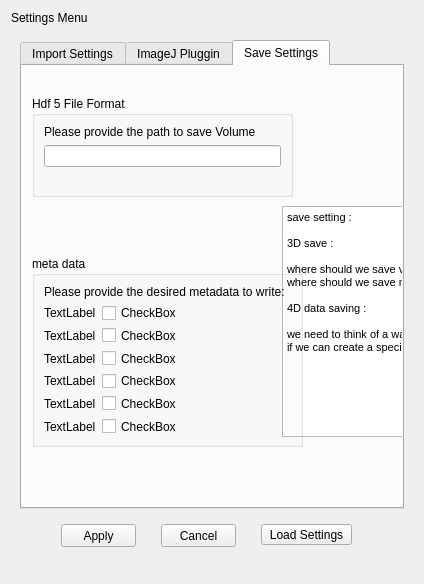
<?xml version="1.0" encoding="UTF-8"?>
<ui version="4.0">
 <class>SettingsWidget</class>
 <widget class="QWidget" name="SettingsWidget">
  <property name="geometry">
   <rect>
    <x>0</x>
    <y>0</y>
    <width>424</width>
    <height>584</height>
   </rect>
  </property>
  <property name="windowTitle">
   <string>Form</string>
  </property>
  <layout class="QVBoxLayout" name="verticalLayout" stretch="0,10,1">
   <item>
    <widget class="QLabel" name="label">
     <property name="text">
      <string>Settings Menu</string>
     </property>
    </widget>
   </item>
   <item>
    <widget class="QWidget" name="widget" native="true">
     <layout class="QVBoxLayout" name="verticalLayout_2">
      <item>
       <widget class="QTabWidget" name="tabWidget">
        <property name="currentIndex">
         <number>2</number>
        </property>
        <widget class="QWidget" name="tab_Import">
         <attribute name="title">
          <string>Import Settings</string>
         </attribute>
         <widget class="QTextEdit" name="textEdit">
          <property name="geometry">
           <rect>
            <x>380</x>
            <y>50</y>
            <width>321</width>
            <height>161</height>
           </rect>
          </property>
          <property name="html">
           <string>&lt;!DOCTYPE HTML PUBLIC &quot;-//W3C//DTD HTML 4.0//EN&quot; &quot;http://www.w3.org/TR/REC-html40/strict.dtd&quot;&gt;
&lt;html&gt;&lt;head&gt;&lt;meta name=&quot;qrichtext&quot; content=&quot;1&quot; /&gt;&lt;style type=&quot;text/css&quot;&gt;
p, li { white-space: pre-wrap; }
&lt;/style&gt;&lt;/head&gt;&lt;body style=&quot; font-family:'MS Shell Dlg 2'; font-size:8.25pt; font-weight:400; font-style:normal;&quot;&gt;
&lt;p style=&quot; margin-top:0px; margin-bottom:0px; margin-left:0px; margin-right:0px; -qt-block-indent:0; text-indent:0px;&quot;&gt;this section needs to be field with : &lt;/p&gt;
&lt;p style=&quot;-qt-paragraph-type:empty; margin-top:0px; margin-bottom:0px; margin-left:0px; margin-right:0px; -qt-block-indent:0; text-indent:0px;&quot;&gt;&lt;br /&gt;&lt;/p&gt;
&lt;p style=&quot; margin-top:0px; margin-bottom:0px; margin-left:0px; margin-right:0px; -qt-block-indent:0; text-indent:0px;&quot;&gt;if the hdf5 file contains speed W or not (*check box )&lt;/p&gt;
&lt;p style=&quot; margin-top:0px; margin-bottom:0px; margin-left:0px; margin-right:0px; -qt-block-indent:0; text-indent:0px;&quot;&gt;if it does, then where is the path to the data ? &lt;/p&gt;
&lt;p style=&quot;-qt-paragraph-type:empty; margin-top:0px; margin-bottom:0px; margin-left:0px; margin-right:0px; -qt-block-indent:0; text-indent:0px;&quot;&gt;&lt;br /&gt;&lt;/p&gt;
&lt;p style=&quot; margin-top:0px; margin-bottom:0px; margin-left:0px; margin-right:0px; -qt-block-indent:0; text-indent:0px;&quot;&gt;where are the projections stored ? (path in hdf5 file) &lt;/p&gt;&lt;/body&gt;&lt;/html&gt;</string>
          </property>
         </widget>
         <widget class="QPushButton" name="btn_import_load">
          <property name="geometry">
           <rect>
            <x>40</x>
            <y>300</y>
            <width>75</width>
            <height>23</height>
           </rect>
          </property>
          <property name="text">
           <string>load settings </string>
          </property>
         </widget>
         <widget class="QGroupBox" name="groupBox">
          <property name="geometry">
           <rect>
            <x>20</x>
            <y>50</y>
            <width>264</width>
            <height>114</height>
           </rect>
          </property>
          <property name="title">
           <string>Rotation speed </string>
          </property>
          <layout class="QFormLayout" name="formLayout">
           <item row="0" column="0" colspan="2">
            <widget class="QLabel" name="label_3">
             <property name="text">
              <string>does hdf5 file contain rotation speed data ? </string>
             </property>
            </widget>
           </item>
           <item row="1" column="0">
            <widget class="QRadioButton" name="radio_rotation_data_yes">
             <property name="text">
              <string>yes</string>
             </property>
            </widget>
           </item>
           <item row="1" column="1">
            <widget class="QRadioButton" name="radio_rotation_data_yes_2">
             <property name="text">
              <string>No</string>
             </property>
            </widget>
           </item>
           <item row="2" column="0" colspan="2">
            <widget class="QLabel" name="label_4">
             <property name="text">
              <string>please provide the path to the rotation speed data</string>
             </property>
            </widget>
           </item>
           <item row="3" column="0" colspan="2">
            <widget class="QLineEdit" name="txt_rotation_data_path"/>
           </item>
          </layout>
         </widget>
         <widget class="QGroupBox" name="groupBox_2">
          <property name="geometry">
           <rect>
            <x>20</x>
            <y>190</y>
            <width>264</width>
            <height>91</height>
           </rect>
          </property>
          <property name="title">
           <string>Projection data</string>
          </property>
          <layout class="QFormLayout" name="formLayout_2">
           <item row="0" column="0" colspan="2">
            <widget class="QLabel" name="label_6">
             <property name="text">
              <string>please provide the path to the projection data</string>
             </property>
            </widget>
           </item>
           <item row="1" column="0" colspan="2">
            <widget class="QLineEdit" name="txt_projection_data_path"/>
           </item>
          </layout>
         </widget>
        </widget>
        <widget class="QWidget" name="tab_ImageJ">
         <attribute name="title">
          <string>ImageJ Pluggin</string>
         </attribute>
         <layout class="QVBoxLayout" name="verticalLayout_3">
          <item>
           <widget class="QGroupBox" name="groupBox_3">
            <property name="title">
             <string>GroupBox</string>
            </property>
            <layout class="QFormLayout" name="formLayout_3">
             <item row="0" column="0">
              <widget class="QLabel" name="label_5">
               <property name="text">
                <string>EPICS channel Name :</string>
               </property>
              </widget>
             </item>
             <item row="0" column="1">
              <widget class="QLineEdit" name="txt_epics_channel_name"/>
             </item>
            </layout>
           </widget>
          </item>
          <item>
           <widget class="QPushButton" name="btn_connect">
            <property name="text">
             <string>Connect</string>
            </property>
           </widget>
          </item>
         </layout>
        </widget>
        <widget class="QWidget" name="tab">
         <attribute name="title">
          <string>Save Settings</string>
         </attribute>
         <widget class="QTextEdit" name="textEdit_2">
          <property name="geometry">
           <rect>
            <x>260</x>
            <y>140</y>
            <width>301</width>
            <height>231</height>
           </rect>
          </property>
          <property name="html">
           <string>&lt;!DOCTYPE HTML PUBLIC &quot;-//W3C//DTD HTML 4.0//EN&quot; &quot;http://www.w3.org/TR/REC-html40/strict.dtd&quot;&gt;
&lt;html&gt;&lt;head&gt;&lt;meta name=&quot;qrichtext&quot; content=&quot;1&quot; /&gt;&lt;style type=&quot;text/css&quot;&gt;
p, li { white-space: pre-wrap; }
&lt;/style&gt;&lt;/head&gt;&lt;body style=&quot; font-family:'MS Shell Dlg 2'; font-size:8.25pt; font-weight:400; font-style:normal;&quot;&gt;
&lt;p style=&quot; margin-top:0px; margin-bottom:0px; margin-left:0px; margin-right:0px; -qt-block-indent:0; text-indent:0px;&quot;&gt;save setting : &lt;/p&gt;
&lt;p style=&quot;-qt-paragraph-type:empty; margin-top:0px; margin-bottom:0px; margin-left:0px; margin-right:0px; -qt-block-indent:0; text-indent:0px;&quot;&gt;&lt;br /&gt;&lt;/p&gt;
&lt;p style=&quot; margin-top:0px; margin-bottom:0px; margin-left:0px; margin-right:0px; -qt-block-indent:0; text-indent:0px;&quot;&gt;3D save : &lt;/p&gt;
&lt;p style=&quot;-qt-paragraph-type:empty; margin-top:0px; margin-bottom:0px; margin-left:0px; margin-right:0px; -qt-block-indent:0; text-indent:0px;&quot;&gt;&lt;br /&gt;&lt;/p&gt;
&lt;p style=&quot; margin-top:0px; margin-bottom:0px; margin-left:0px; margin-right:0px; -qt-block-indent:0; text-indent:0px;&quot;&gt;where should we save volume, &lt;/p&gt;
&lt;p style=&quot; margin-top:0px; margin-bottom:0px; margin-left:0px; margin-right:0px; -qt-block-indent:0; text-indent:0px;&quot;&gt;where should we save metadata  ? (path to hdf5 file )&lt;/p&gt;
&lt;p style=&quot;-qt-paragraph-type:empty; margin-top:0px; margin-bottom:0px; margin-left:0px; margin-right:0px; -qt-block-indent:0; text-indent:0px;&quot;&gt;&lt;br /&gt;&lt;/p&gt;
&lt;p style=&quot; margin-top:0px; margin-bottom:0px; margin-left:0px; margin-right:0px; -qt-block-indent:0; text-indent:0px;&quot;&gt;4D data saving : &lt;/p&gt;
&lt;p style=&quot;-qt-paragraph-type:empty; margin-top:0px; margin-bottom:0px; margin-left:0px; margin-right:0px; -qt-block-indent:0; text-indent:0px;&quot;&gt;&lt;br /&gt;&lt;/p&gt;
&lt;p style=&quot; margin-top:0px; margin-bottom:0px; margin-left:0px; margin-right:0px; -qt-block-indent:0; text-indent:0px;&quot;&gt;we need to think of a way for this . how to link datasets . or if we can create a special kind of data set &lt;/p&gt;
&lt;p style=&quot;-qt-paragraph-type:empty; margin-top:0px; margin-bottom:0px; margin-left:0px; margin-right:0px; -qt-block-indent:0; text-indent:0px;&quot;&gt;&lt;br /&gt;&lt;/p&gt;&lt;/body&gt;&lt;/html&gt;</string>
          </property>
         </widget>
         <widget class="QPushButton" name="pushButton_4">
          <property name="geometry">
           <rect>
            <x>110</x>
            <y>450</y>
            <width>75</width>
            <height>23</height>
           </rect>
          </property>
          <property name="text">
           <string>load Settings</string>
          </property>
         </widget>
         <widget class="QGroupBox" name="groupBox_4">
          <property name="geometry">
           <rect>
            <x>10</x>
            <y>30</y>
            <width>261</width>
            <height>101</height>
           </rect>
          </property>
          <property name="title">
           <string>Hdf 5 File Format</string>
          </property>
          <layout class="QFormLayout" name="formLayout_4">
           <item row="0" column="0" colspan="2">
            <widget class="QLabel" name="label_8">
             <property name="text">
              <string>Please provide the path to save Volume </string>
             </property>
            </widget>
           </item>
           <item row="1" column="0" colspan="2">
            <widget class="QLineEdit" name="txt_volume_path"/>
           </item>
          </layout>
         </widget>
         <widget class="QGroupBox" name="groupBox_5">
          <property name="geometry">
           <rect>
            <x>10</x>
            <y>190</y>
            <width>271</width>
            <height>191</height>
           </rect>
          </property>
          <property name="title">
           <string>meta data </string>
          </property>
          <layout class="QFormLayout" name="formLayout_5">
           <item row="0" column="0" colspan="2">
            <widget class="QLabel" name="label_10">
             <property name="text">
              <string>Please provide the desired metadata to write:</string>
             </property>
            </widget>
           </item>
           <item row="1" column="0">
            <widget class="QLabel" name="label_2">
             <property name="text">
              <string>TextLabel</string>
             </property>
            </widget>
           </item>
           <item row="1" column="1">
            <widget class="QCheckBox" name="checkBox">
             <property name="text">
              <string>CheckBox</string>
             </property>
            </widget>
           </item>
           <item row="2" column="0">
            <widget class="QLabel" name="label_7">
             <property name="text">
              <string>TextLabel</string>
             </property>
            </widget>
           </item>
           <item row="2" column="1">
            <widget class="QCheckBox" name="checkBox_2">
             <property name="text">
              <string>CheckBox</string>
             </property>
            </widget>
           </item>
           <item row="3" column="0">
            <widget class="QLabel" name="label_11">
             <property name="text">
              <string>TextLabel</string>
             </property>
            </widget>
           </item>
           <item row="3" column="1">
            <widget class="QCheckBox" name="checkBox_3">
             <property name="text">
              <string>CheckBox</string>
             </property>
            </widget>
           </item>
           <item row="4" column="0">
            <widget class="QLabel" name="label_12">
             <property name="text">
              <string>TextLabel</string>
             </property>
            </widget>
           </item>
           <item row="4" column="1">
            <widget class="QCheckBox" name="checkBox_4">
             <property name="text">
              <string>CheckBox</string>
             </property>
            </widget>
           </item>
           <item row="5" column="0">
            <widget class="QLabel" name="label_15">
             <property name="text">
              <string>TextLabel</string>
             </property>
            </widget>
           </item>
           <item row="5" column="1">
            <widget class="QCheckBox" name="checkBox_7">
             <property name="text">
              <string>CheckBox</string>
             </property>
            </widget>
           </item>
           <item row="6" column="0">
            <widget class="QLabel" name="label_14">
             <property name="text">
              <string>TextLabel</string>
             </property>
            </widget>
           </item>
           <item row="6" column="1">
            <widget class="QCheckBox" name="checkBox_6">
             <property name="text">
              <string>CheckBox</string>
             </property>
            </widget>
           </item>
          </layout>
         </widget>
        </widget>
       </widget>
      </item>
     </layout>
    </widget>
   </item>
   <item>
    <widget class="QWidget" name="widget_2" native="true">
     <widget class="QPushButton" name="btn_apply">
      <property name="geometry">
       <rect>
        <x>50</x>
        <y>0</y>
        <width>75</width>
        <height>23</height>
       </rect>
      </property>
      <property name="text">
       <string>Apply</string>
      </property>
     </widget>
     <widget class="QPushButton" name="btn_cancel">
      <property name="geometry">
       <rect>
        <x>150</x>
        <y>0</y>
        <width>75</width>
        <height>23</height>
       </rect>
      </property>
      <property name="text">
       <string>Cancel</string>
      </property>
     </widget>
     <widget class="QPushButton" name="btn_load_setting">
      <property name="geometry">
       <rect>
        <x>250</x>
        <y>0</y>
        <width>91</width>
        <height>21</height>
       </rect>
      </property>
      <property name="text">
       <string>Load Settings</string>
      </property>
     </widget>
    </widget>
   </item>
  </layout>
 </widget>
 <resources/>
 <connections/>
</ui>
